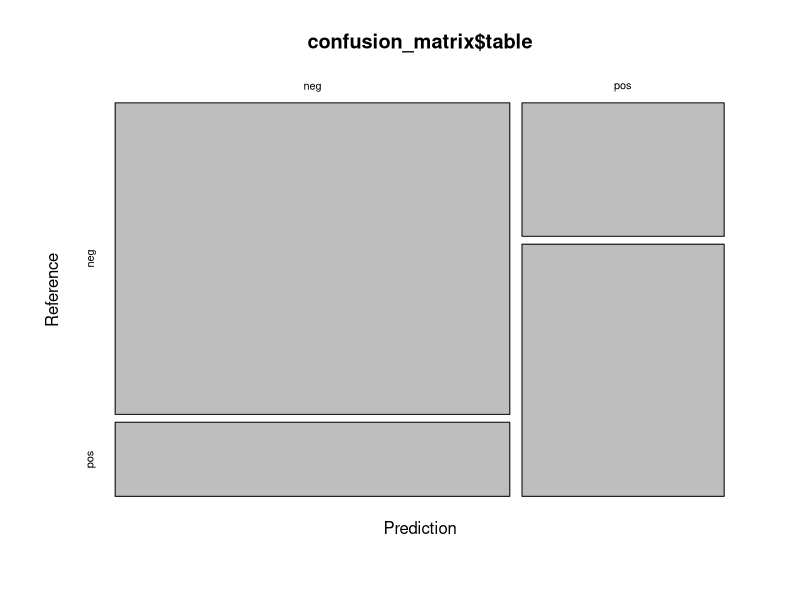

The R source for this figure:
# Install and load the "mlbench" package
install.packages("mlbench")
library(mlbench)
library(caret)
library(e1071)
# Load the Pima Indians Diabetes dataset
data("PimaIndiansDiabetes")

# Check the structure of the dataset
str(PimaIndiansDiabetes)

# Example: Split the dataset into training and testing sets
set.seed(123)  # Set a random seed for reproducibility


# Assuming "diabetes" is the target variable
inTrain <- createDataPartition(y = PimaIndiansDiabetes$diabetes, p = 0.6, list = FALSE)
training_data <- PimaIndiansDiabetes[inTrain, ]
testing_data <- PimaIndiansDiabetes[-inTrain, ]



# Create a Naive Bayes classifier using the Pima Indians Diabetes dataset
pima_nb_model <- e1071::naiveBayes(diabetes ~ pregnant + glucose + pressure + triceps + insulin + mass + pedigree + age, data = PimaIndiansDiabetes)

# Check the summary of the Naive Bayes model
summary(pima_nb_model)

# Assuming you have already trained the Naive Bayes model (pima_nb_model) and have a testing dataset (testing_data)
predictions_nb_caret <- predict(pima_nb_model, newdata = testing_data[, c("pregnant", "glucose", "pressure", "triceps", "insulin", "mass", "pedigree", "age")])


# Calculate the confusion matrix
confusion_matrix <- confusionMatrix(predictions_nb_caret, testing_data$diabetes)
print(confusion_matrix)

# Create a plot based on the confusion matrix
plot(confusion_matrix$table)

## 2. Train a linear regression model (for regression) ----

### 2.a. Bootstrapping train control
# Assuming you have already split your data into training and testing sets
train_control <- trainControl(method = "boot", number = 500)

pima_lm_model <- caret::train(diabetes ~
                                              pregnant + glucose + pressure + triceps + insulin +
                                              mass + pedigree + age,
                                            data = training_data,
                                            trControl = train_control,
                                            na.action = na.omit, method = "glm", metric = "Accuracy")
# 1. Test the trained linear regression model using the testing dataset
predictions_lm <- predict(pima_lm_model, newdata = testing_data[, c("pregnant", "glucose", "pressure", "triceps", "insulin", "mass", "pedigree", "age")])

# 2. View the RMSE
rmse <- sqrt(mean((testing_data$diabetes - predictions_lm)^2))
cat("RMSE:", rmse, "\n")

#View the predicted values for the observations
print(predictions_lm)


# Assuming you have already split your data into training and testing sets

# Binary Classification: Logistic Regression with 10-fold cross-validation
train_control <- trainControl(method = "cv", number = 10, classProbs = TRUE, summaryFunction = twoClassSummary)

pima_lr_model <- caret::train(diabetes ~ .,
                              data = training_data,
                              trControl = train_control,
                              na.action = na.omit,
                              method = "glm", 
                              family = "binomial", 
                              metric = "ROC")

# Test the trained logistic regression model using the testing dataset
predictions_lr <- predict(pima_lr_model, newdata = testing_data[, c("pregnant", "glucose", "pressure", "triceps", "insulin", "mass", "pedigree", "age")])

# Print the model and predicted values
print(pima_lr_model)
print(predictions_lr)


# LDA classifier based on a 5-fold cross-validation
train_control <- trainControl(method = "cv", number = 5)

pima_lda_model <- caret::train(diabetes ~ ., data = training_data,
                               trControl = train_control, na.action = na.omit,
                               method = "lda", metric = "Accuracy")

# Test the trained LDA model using the testing dataset
predictions_lda <- predict(pima_lda_model, newdata = testing_data[, c("pregnant", "glucose", "pressure", "triceps", "insulin", "mass", "pedigree", "age")])

# View the summary of the model
print(pima_lda_model)

# View the confusion matrix
confusion_matrix <- confusionMatrix(predictions_lda, testing_data$diabetes)
print(confusion_matrix)

# 4.a. Train an e1071::naive Bayes classifier based on the diabetes variable
pima_nb_model <-
  e1071::naiveBayes(diabetes ~ ., data = training_data)

# 4.b. Test the trained naive Bayes classifier using the testing dataset
predictions_nb_e1071 <-
  predict(pima_nb_model, newdata = testing_data[, c("pregnant", "glucose", "pressure", "triceps", "insulin", "mass", "pedigree", "age")])

# 4.c. View a summary of the naive Bayes model
print(pima_nb_model)

# View the confusion matrix
confusion_matrix <- confusionMatrix(predictions_nb_e1071, testing_data$diabetes)
print(confusion_matrix)
